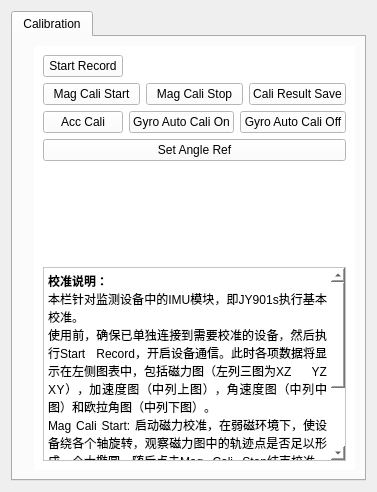
        <widget class="QWidget" name="tab">
         <attribute name="title">
          <string>校准</string>
         </attribute>
         <layout class="QHBoxLayout" name="horizontalLayout_28">
          <item>
           <widget class="QTabWidget" name="tabWidget_2">
            <property name="currentIndex">
             <number>0</number>
            </property>
            <widget class="QWidget" name="caliPage">
             <attribute name="title">
              <string>Calibration</string>
             </attribute>
             <layout class="QHBoxLayout" name="horizontalLayout_29" stretch="1,1,1">
              <item>
               <layout class="QVBoxLayout" name="verticalLayout_26">
                <item>
                 <widget class="QCustomPlot" name="XZ" native="true">
                  <property name="styleSheet">
                   <string notr="true">background-color: rgb(255, 255, 255);</string>
                  </property>
                 </widget>
                </item>
                <item>
                 <widget class="QCustomPlot" name="YZ" native="true">
                  <property name="styleSheet">
                   <string notr="true">background-color: rgb(255, 255, 255);</string>
                  </property>
                 </widget>
                </item>
                <item>
                 <widget class="QCustomPlot" name="XY" native="true">
                  <property name="styleSheet">
                   <string notr="true">background-color: rgb(255, 255, 255);</string>
                  </property>
                 </widget>
                </item>
               </layout>
              </item>
              <item>
               <layout class="QVBoxLayout" name="verticalLayout_25">
                <item>
                 <widget class="QCustomPlot" name="Acc" native="true">
                  <property name="styleSheet">
                   <string notr="true">background-color: rgb(255, 255, 255);</string>
                  </property>
                 </widget>
                </item>
                <item>
                 <widget class="QCustomPlot" name="Gyro" native="true">
                  <property name="styleSheet">
                   <string notr="true">background-color: rgb(255, 255, 255);</string>
                  </property>
                 </widget>
                </item>
                <item>
                 <widget class="QCustomPlot" name="Euler" native="true">
                  <property name="styleSheet">
                   <string notr="true">background-color: rgb(255, 255, 255);</string>
                  </property>
                 </widget>
                </item>
               </layout>
              </item>
              <item>
               <widget class="QWidget" name="widget" native="true">
                <property name="styleSheet">
                 <string notr="true">background-color: rgb(255, 255, 255);</string>
                </property>
                <layout class="QVBoxLayout" name="verticalLayout_28">
                 <item>
                  <layout class="QVBoxLayout" name="verticalLayout_27">
                   <item>
                    <layout class="QHBoxLayout" name="horizontalLayout_30" stretch="1,3">
                     <item>
                      <widget class="QPushButton" name="CaliRecord">
                       <property name="text">
                        <string>Start Record</string>
                       </property>
                      </widget>
                     </item>
                     <item>
                      <widget class="QLabel" name="caliIp">
                       <property name="text">
                        <string/>
                       </property>
                      </widget>
                     </item>
                    </layout>
                   </item>
                   <item>
                    <layout class="QHBoxLayout" name="horizontalLayout_32">
                     <item>
                      <widget class="QPushButton" name="MagCaliStart">
                       <property name="text">
                        <string>Mag Cali Start</string>
                       </property>
                      </widget>
                     </item>
                     <item>
                      <widget class="QPushButton" name="MagCaliStop">
                       <property name="text">
                        <string>Mag Cali Stop</string>
                       </property>
                      </widget>
                     </item>
                     <item>
                      <widget class="QPushButton" name="MagCaliSave">
                       <property name="text">
                        <string>Cali Result Save</string>
                       </property>
                      </widget>
                     </item>
                    </layout>
                   </item>
                   <item>
                    <layout class="QHBoxLayout" name="horizontalLayout_31">
                     <item>
                      <widget class="QPushButton" name="AccCaliOn">
                       <property name="text">
                        <string>Acc Cali</string>
                       </property>
                      </widget>
                     </item>
                     <item>
                      <widget class="QPushButton" name="GyroCaliAutoOn">
                       <property name="text">
                        <string>Gyro Auto Cali On</string>
                       </property>
                      </widget>
                     </item>
                     <item>
                      <widget class="QPushButton" name="GyroCaliAutoOff">
                       <property name="text">
                        <string>Gyro Auto Cali Off</string>
                       </property>
                      </widget>
                     </item>
                    </layout>
                   </item>
                   <item>
                    <widget class="QPushButton" name="setAngleRef">
                     <property name="text">
                      <string>Set Angle Ref</string>
                     </property>
                    </widget>
                   </item>
                  </layout>
                 </item>
                 <item>
                  <spacer name="verticalSpacer_6">
                   <property name="orientation">
                    <enum>Qt::Vertical</enum>
                   </property>
                   <property name="sizeType">
                    <enum>QSizePolicy::Preferred</enum>
                   </property>
                   <property name="sizeHint" stdset="0">
                    <size>
                     <width>20</width>
                     <height>100</height>
                    </size>
                   </property>
                  </spacer>
                 </item>
                 <item>
                  <widget class="QTextEdit" name="textEdit">
                   <property name="sizePolicy">
                    <sizepolicy hsizetype="Expanding" vsizetype="Expanding">
                     <horstretch>0</horstretch>
                     <verstretch>0</verstretch>
                    </sizepolicy>
                   </property>
                   <property name="html">
                    <string>&lt;!DOCTYPE HTML PUBLIC &quot;-//W3C//DTD HTML 4.0//EN&quot; &quot;http://www.w3.org/TR/REC-html40/strict.dtd&quot;&gt;
&lt;html&gt;&lt;head&gt;&lt;meta name=&quot;qrichtext&quot; content=&quot;1&quot; /&gt;&lt;meta charset=&quot;utf-8&quot; /&gt;&lt;style type=&quot;text/css&quot;&gt;
p, li { white-space: pre-wrap; }
hr { height: 1px; border-width: 0; }
li.unchecked::marker { content: &quot;\2610&quot;; }
li.checked::marker { content: &quot;\2612&quot;; }
&lt;/style&gt;&lt;/head&gt;&lt;body style=&quot; font-family:'Microsoft YaHei UI'; font-size:9pt; font-weight:400; font-style:normal;&quot;&gt;
&lt;p align=&quot;justify&quot; style=&quot; margin-top:0px; margin-bottom:0px; margin-left:0px; margin-right:0px; -qt-block-indent:0; text-indent:0px;&quot;&gt;&lt;span style=&quot; font-weight:700;&quot;&gt;校准说明：&lt;/span&gt;&lt;/p&gt;
&lt;p align=&quot;justify&quot; style=&quot; margin-top:0px; margin-bottom:0px; margin-left:0px; margin-right:0px; -qt-block-indent:0; text-indent:0px;&quot;&gt;本栏针对监测设备中的IMU模块，即JY901s执行基本校准。&lt;/p&gt;
&lt;p align=&quot;justify&quot; style=&quot; margin-top:0px; margin-bottom:0px; margin-left:0px; margin-right:0px; -qt-block-indent:0; text-indent:0px;&quot;&gt;使用前，确保已单独连接到需要校准的设备，然后执行Start Record，开启设备通信。此时各项数据将显示在左侧图表中，包括磁力图（左列三图为XZ YZ XY），加速度图（中列上图），角速度图（中列中图）和欧拉角图（中列下图）。&lt;/p&gt;
&lt;p align=&quot;justify&quot; style=&quot; margin-top:0px; margin-bottom:0px; margin-left:0px; margin-right:0px; -qt-block-indent:0; text-indent:0px;&quot;&gt;Mag Cali Start: 启动磁力校准，在弱磁环境下，使设备绕各个轴旋转，观察磁力图中的轨迹点是否足以形成一个大椭圆，随后点击Mag Cali Stop结束校准，点击Cali Result Save将校准结果写入IMU。&lt;/p&gt;
&lt;p align=&quot;justify&quot; style=&quot; margin-top:0px; margin-bottom:0px; margin-left:0px; margin-right:0px; -qt-block-indent:0; text-indent:0px;&quot;&gt;Acc Cali: 平放静止IMU，此选项将使XY轴的加速度归零，Z轴加速度为g。&lt;/p&gt;
&lt;p align=&quot;justify&quot; style=&quot; margin-top:0px; margin-bottom:0px; margin-left:0px; margin-right:0px; -qt-block-indent:0; text-indent:0px;&quot;&gt;Gyro Auto Cali: 若开启此功能（默认开启），角速度计将自动处理微小的漂移和抖动。&lt;/p&gt;&lt;/body&gt;&lt;/html&gt;</string>
                   </property>
                  </widget>
                 </item>
                </layout>
               </widget>
              </item>
             </layout>
            </widget>
           </widget>
          </item>
         </layout>
        </widget>
